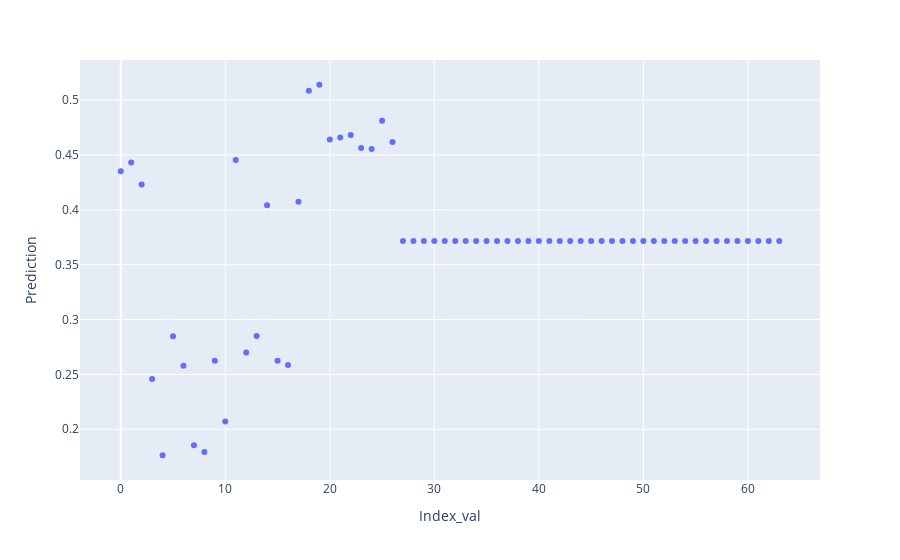

The notebook cell this image was saved under:
### Code cell
display(df_RNN)
df_RNN_line_chart=pd.DataFrame(columns=["Index_val","Prediction"])
for i,k in enumerate(df_RNN.prediction):
    #print(i,k[0][0])
    row1 = pd.Series([i,k[0][0]] ,index=df_RNN_line_chart.columns )
    df_RNN_line_chart.loc[len(df_RNN_line_chart.index)] = row1
    
display(df_RNN_line_chart)

df_RNN_line_chart_2=df_RNN.merge(df_RNN_line_chart,left_index=True,right_index=True)

display(df_RNN_line_chart_2)
    


import plotly.express as px
fig = px.scatter(df_RNN_line_chart_2, x="Index_val", y="Prediction",hover_data=['p_units','p_epoch','p_batch_size'])
fig.show()

### Figure 1 — Plotly figure (JSON) as saved in the notebook; plotly's stock layout.template omitted (floating-point values rounded to 4 significant figures; data arrays with more than 128 entries replaced by an {"elided": "..."} marker saying what was removed)
{"data": [{"customdata": {"elided": "64x3 int values"}, "hovertemplate": "Index_val=%{x}<br>Prediction=%{y}<br>p_units=%{customdata[0]}<br>p_epoch=%{customdata[1]}<br>p_batch_size=%{customdata[2]}<extra></extra>", "legendgroup": "", "marker": {"color": "#636efa", "symbol": "circle"}, "mode": "markers", "name": "", "orientation": "v", "showlegend": false, "x": [0, 1, 2, 3, 4, 5, 6, 7, 8, 9, 10, 11, 12, 13, 14, 15, 16, 17, 18, 19, 20, 21, 22, 23, 24, 25, 26, 27, 28, 29, 30, 31, 32, 33, 34, 35, 36, 37, 38, 39, 40, 41, 42, 43, 44, 45, 46, 47, 48, 49, 50, 51, 52, 53, 54, 55, 56, 57, 58, 59, 60, 61, 62, 63], "xaxis": "x", "y": [0.435, 0.4431, 0.423, 0.2459, 0.1763, 0.2847, 0.2579, 0.1854, 0.1792, 0.2625, 0.2071, 0.4452, 0.27, 0.2849, 0.4042, 0.2625, 0.2585, 0.4074, 0.5084, 0.5139, 0.464, 0.4657, 0.4681, 0.4563, 0.4553, 0.4812, 0.4617, 0.3714, 0.3714, 0.3714, 0.3714, 0.3714, 0.3714, 0.3714, 0.3714, 0.3714, 0.3714, 0.3714, 0.3714, 0.3714, 0.3714, 0.3714, 0.3714, 0.3714, 0.3714, 0.3714, 0.3714, 0.3714, 0.3714, 0.3714, 0.3714, 0.3714, 0.3714, 0.3714, 0.3714, 0.3714, 0.3714, 0.3714, 0.3714, 0.3714, 0.3714, 0.3714, 0.3714, 0.3714], "yaxis": "y", "type": "scatter"}], "layout": {"xaxis": {"anchor": "y", "domain": [0, 1], "title": {"text": "Index_val"}, "type": "linear", "range": [-3.692, 66.69], "autorange": true}, "yaxis": {"anchor": "x", "domain": [0, 1], "title": {"text": "Prediction"}, "type": "linear", "range": [0.1524, 0.5378], "autorange": true}, "legend": {"tracegroupgap": 0}, "margin": {"t": 60}, "autosize": true}}
